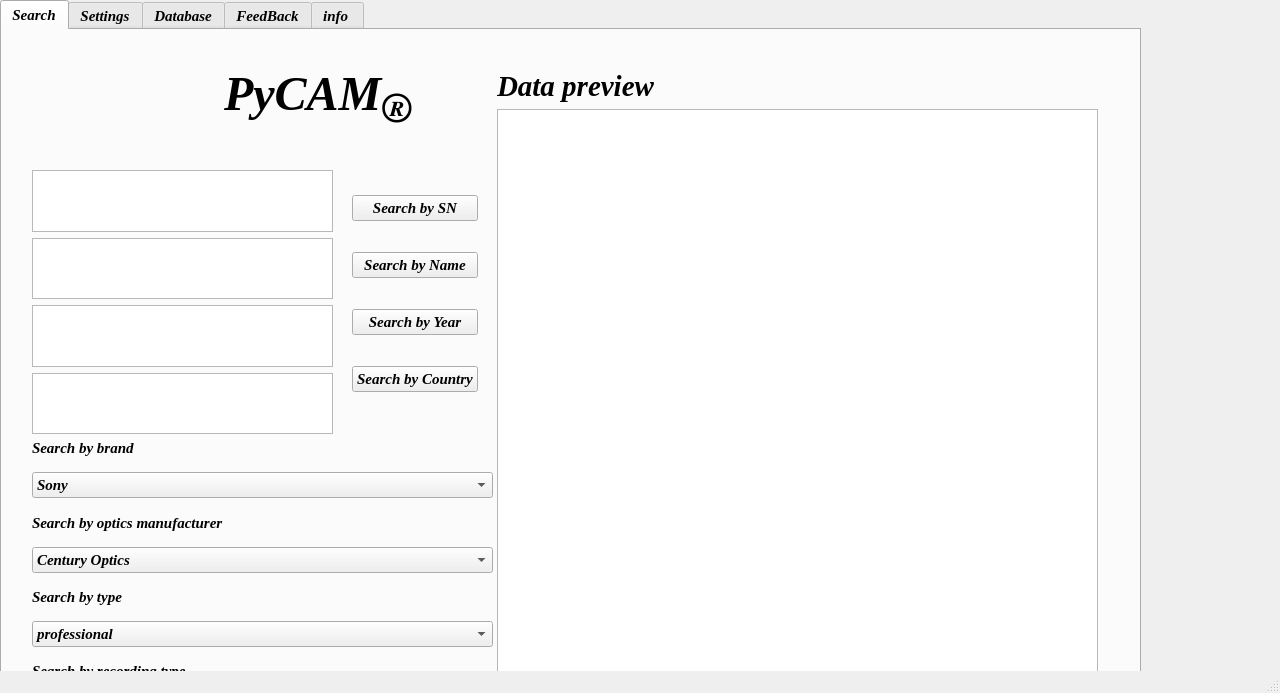
<?xml version="1.0" encoding="UTF-8"?>
<ui version="4.0">
 <class>MainWindow</class>
 <widget class="QMainWindow" name="MainWindow">
  <property name="geometry">
   <rect>
    <x>0</x>
    <y>0</y>
    <width>1280</width>
    <height>693</height>
   </rect>
  </property>
  <property name="sizePolicy">
   <sizepolicy hsizetype="Fixed" vsizetype="Fixed">
    <horstretch>0</horstretch>
    <verstretch>0</verstretch>
   </sizepolicy>
  </property>
  <property name="windowTitle">
   <string>MainWindow</string>
  </property>
  <widget class="QWidget" name="centralwidget">
   <widget class="QTabWidget" name="tabWidget">
    <property name="geometry">
     <rect>
      <x>0</x>
      <y>0</y>
      <width>1141</width>
      <height>751</height>
     </rect>
    </property>
    <property name="sizePolicy">
     <sizepolicy hsizetype="Fixed" vsizetype="Fixed">
      <horstretch>0</horstretch>
      <verstretch>0</verstretch>
     </sizepolicy>
    </property>
    <property name="minimumSize">
     <size>
      <width>1141</width>
      <height>751</height>
     </size>
    </property>
    <property name="maximumSize">
     <size>
      <width>1141</width>
      <height>751</height>
     </size>
    </property>
    <property name="font">
     <font>
      <family>Times New Roman</family>
      <pointsize>11</pointsize>
      <italic>true</italic>
      <bold>true</bold>
     </font>
    </property>
    <property name="currentIndex">
     <number>0</number>
    </property>
    <widget class="QWidget" name="tab">
     <attribute name="icon">
      <iconset resource="../../../PycharmProjects/PythonProject6/resources.qrc">
       <normaloff>:/find_search_locate_6201.png</normaloff>:/find_search_locate_6201.png</iconset>
     </attribute>
     <attribute name="title">
      <string>Search</string>
     </attribute>
     <widget class="QLabel" name="label">
      <property name="geometry">
       <rect>
        <x>170</x>
        <y>20</y>
        <width>57</width>
        <height>14</height>
       </rect>
      </property>
      <property name="text">
       <string/>
      </property>
     </widget>
     <widget class="QWidget" name="layoutWidget">
      <property name="geometry">
       <rect>
        <x>30</x>
        <y>140</y>
        <width>301</width>
        <height>264</height>
       </rect>
      </property>
      <layout class="QVBoxLayout" name="verticalLayout_3">
       <item>
        <widget class="QTextEdit" name="edit_sn"/>
       </item>
       <item>
        <widget class="QTextEdit" name="edit_name"/>
       </item>
       <item>
        <widget class="QTextEdit" name="edit_year"/>
       </item>
       <item>
        <widget class="QTextEdit" name="edit_country"/>
       </item>
      </layout>
     </widget>
     <widget class="QWidget" name="layoutWidget">
      <property name="geometry">
       <rect>
        <x>30</x>
        <y>0</y>
        <width>381</width>
        <height>130</height>
       </rect>
      </property>
      <layout class="QHBoxLayout" name="horizontalLayout">
       <item>
        <widget class="QLabel" name="icon">
         <property name="text">
          <string/>
         </property>
         <property name="pixmap">
          <pixmap resource="../../../PycharmProjects/PythonProject6/resources.qrc">:/camera_video_6242.png</pixmap>
         </property>
        </widget>
       </item>
       <item>
        <widget class="QLabel" name="app_name">
         <property name="font">
          <font>
           <family>Times New Roman</family>
           <pointsize>36</pointsize>
           <italic>true</italic>
           <bold>true</bold>
          </font>
         </property>
         <property name="text">
          <string>&lt;html&gt;&lt;head/&gt;&lt;body&gt;&lt;p&gt;&lt;span style=&quot; font-weight:700; font-style:italic;&quot;&gt;PyCAM&lt;/span&gt;&lt;span style=&quot; font-weight:700; font-style:italic; vertical-align:sub;&quot;&gt;Ⓡ&lt;/span&gt;&lt;/p&gt;&lt;/body&gt;&lt;/html&gt;</string>
         </property>
        </widget>
       </item>
      </layout>
     </widget>
     <widget class="QWidget" name="layoutWidget">
      <property name="geometry">
       <rect>
        <x>495</x>
        <y>40</y>
        <width>601</width>
        <height>641</height>
       </rect>
      </property>
      <layout class="QVBoxLayout" name="verticalLayout_5">
       <item>
        <widget class="QLabel" name="label_preview">
         <property name="font">
          <font>
           <family>Times New Roman</family>
           <pointsize>22</pointsize>
           <italic>true</italic>
           <bold>true</bold>
          </font>
         </property>
         <property name="text">
          <string>Data preview</string>
         </property>
        </widget>
       </item>
       <item>
        <widget class="QTableView" name="preview_datab"/>
       </item>
       <item>
        <widget class="QPushButton" name="full_search_btn">
         <property name="text">
          <string>FULL SEARCH!!!</string>
         </property>
         <property name="shortcut">
          <string>Return</string>
         </property>
        </widget>
       </item>
      </layout>
     </widget>
     <widget class="QWidget" name="layoutWidget">
      <property name="geometry">
       <rect>
        <x>30</x>
        <y>400</y>
        <width>461</width>
        <height>291</height>
       </rect>
      </property>
      <layout class="QVBoxLayout" name="verticalLayout_4">
       <item>
        <widget class="QLabel" name="brand_label">
         <property name="text">
          <string>Search by brand </string>
         </property>
        </widget>
       </item>
       <item>
        <widget class="QComboBox" name="brand_sp">
         <item>
          <property name="text">
           <string>Sony</string>
          </property>
         </item>
         <item>
          <property name="text">
           <string>Nikon</string>
          </property>
         </item>
         <item>
          <property name="text">
           <string>Panasonic</string>
          </property>
         </item>
         <item>
          <property name="text">
           <string>Leica</string>
          </property>
         </item>
         <item>
          <property name="text">
           <string>Samsung</string>
          </property>
         </item>
         <item>
          <property name="text">
           <string>Canon</string>
          </property>
         </item>
         <item>
          <property name="text">
           <string/>
          </property>
         </item>
        </widget>
       </item>
       <item>
        <widget class="QLabel" name="optics_label">
         <property name="text">
          <string>Search by optics manufacturer </string>
         </property>
        </widget>
       </item>
       <item>
        <widget class="QComboBox" name="optics_spi">
         <item>
          <property name="text">
           <string>Century Optics</string>
          </property>
         </item>
         <item>
          <property name="text">
           <string>Schneider-Kreuznach</string>
          </property>
         </item>
         <item>
          <property name="text">
           <string>Propriate</string>
          </property>
         </item>
         <item>
          <property name="text">
           <string>Leica</string>
          </property>
         </item>
         <item>
          <property name="text">
           <string>Optex</string>
          </property>
         </item>
        </widget>
       </item>
       <item>
        <widget class="QLabel" name="type_label">
         <property name="text">
          <string>Search by type </string>
         </property>
        </widget>
       </item>
       <item>
        <widget class="QComboBox" name="type_sp">
         <item>
          <property name="text">
           <string>professional</string>
          </property>
         </item>
         <item>
          <property name="text">
           <string>semi-professional</string>
          </property>
         </item>
         <item>
          <property name="text">
           <string>starter</string>
          </property>
         </item>
        </widget>
       </item>
       <item>
        <widget class="QLabel" name="rec_label">
         <property name="text">
          <string>Search by recording type</string>
         </property>
        </widget>
       </item>
       <item>
        <widget class="QComboBox" name="rec_sp">
         <item>
          <property name="text">
           <string>MiniDV</string>
          </property>
         </item>
         <item>
          <property name="text">
           <string>SD</string>
          </property>
         </item>
         <item>
          <property name="text">
           <string>Memory Stick</string>
          </property>
         </item>
         <item>
          <property name="text">
           <string>VHS</string>
          </property>
         </item>
         <item>
          <property name="text">
           <string>S-VHS</string>
          </property>
         </item>
         <item>
          <property name="text">
           <string>HI-8</string>
          </property>
         </item>
         <item>
          <property name="text">
           <string>Video-8</string>
          </property>
         </item>
        </widget>
       </item>
      </layout>
     </widget>
     <widget class="QWidget" name="layoutWidget">
      <property name="geometry">
       <rect>
        <x>350</x>
        <y>140</y>
        <width>126</width>
        <height>251</height>
       </rect>
      </property>
      <layout class="QVBoxLayout" name="verticalLayout_2">
       <item>
        <widget class="QPushButton" name="search_sn">
         <property name="text">
          <string>Search by SN</string>
         </property>
         <property name="shortcut">
          <string>1</string>
         </property>
        </widget>
       </item>
       <item>
        <widget class="QPushButton" name="search_name">
         <property name="text">
          <string>Search by Name</string>
         </property>
         <property name="shortcut">
          <string>2</string>
         </property>
        </widget>
       </item>
       <item>
        <widget class="QPushButton" name="search_year">
         <property name="text">
          <string>Search by Year</string>
         </property>
         <property name="shortcut">
          <string>3</string>
         </property>
        </widget>
       </item>
       <item>
        <widget class="QPushButton" name="search_country">
         <property name="text">
          <string>Search by Country</string>
         </property>
         <property name="shortcut">
          <string>4</string>
         </property>
        </widget>
       </item>
      </layout>
     </widget>
    </widget>
    <widget class="QWidget" name="tab_2">
     <attribute name="icon">
      <iconset resource="../../../PycharmProjects/PythonProject6/resources.qrc">
       <normaloff>:/folder_settings_tools_22597.png</normaloff>:/folder_settings_tools_22597.png</iconset>
     </attribute>
     <attribute name="title">
      <string>Settings</string>
     </attribute>
     <widget class="QLabel" name="tab_name1">
      <property name="geometry">
       <rect>
        <x>60</x>
        <y>20</y>
        <width>441</width>
        <height>61</height>
       </rect>
      </property>
      <property name="font">
       <font>
        <family>Times New Roman</family>
        <pointsize>48</pointsize>
        <italic>true</italic>
        <bold>true</bold>
       </font>
      </property>
      <property name="text">
       <string>App settings</string>
      </property>
     </widget>
     <widget class="QPushButton" name="hotkeys_btn">
      <property name="geometry">
       <rect>
        <x>60</x>
        <y>330</y>
        <width>161</width>
        <height>41</height>
       </rect>
      </property>
      <property name="font">
       <font>
        <family>Times New Roman</family>
        <pointsize>18</pointsize>
        <italic>false</italic>
        <bold>true</bold>
       </font>
      </property>
      <property name="text">
       <string>Change Hotkeys</string>
      </property>
     </widget>
     <widget class="QRadioButton" name="color_radio">
      <property name="geometry">
       <rect>
        <x>60</x>
        <y>180</y>
        <width>361</width>
        <height>31</height>
       </rect>
      </property>
      <property name="font">
       <font>
        <family>Times New Roman</family>
        <pointsize>18</pointsize>
        <italic>false</italic>
        <bold>true</bold>
       </font>
      </property>
      <property name="text">
       <string>Enable MacOS theme</string>
      </property>
     </widget>
     <widget class="QRadioButton" name="night_radio">
      <property name="geometry">
       <rect>
        <x>60</x>
        <y>100</y>
        <width>321</width>
        <height>21</height>
       </rect>
      </property>
      <property name="font">
       <font>
        <family>Times New Roman</family>
        <pointsize>18</pointsize>
        <italic>false</italic>
        <bold>true</bold>
       </font>
      </property>
      <property name="text">
       <string>Enable Fusion theme</string>
      </property>
     </widget>
     <widget class="QRadioButton" name="day_radio">
      <property name="geometry">
       <rect>
        <x>60</x>
        <y>140</y>
        <width>381</width>
        <height>21</height>
       </rect>
      </property>
      <property name="font">
       <font>
        <family>Times New Roman</family>
        <pointsize>18</pointsize>
        <italic>false</italic>
        <bold>true</bold>
       </font>
      </property>
      <property name="text">
       <string>Enable Windows theme</string>
      </property>
     </widget>
     <widget class="QComboBox" name="style_sp">
      <property name="geometry">
       <rect>
        <x>60</x>
        <y>280</y>
        <width>201</width>
        <height>22</height>
       </rect>
      </property>
      <item>
       <property name="text">
        <string>Times New Roman</string>
       </property>
      </item>
      <item>
       <property name="text">
        <string>Helvetica</string>
       </property>
      </item>
      <item>
       <property name="text">
        <string>Courier New</string>
       </property>
      </item>
      <item>
       <property name="text">
        <string>Arial</string>
       </property>
      </item>
      <item>
       <property name="text">
        <string>Palatino</string>
       </property>
      </item>
      <item>
       <property name="text">
        <string>Cooper</string>
       </property>
      </item>
     </widget>
     <widget class="QSpinBox" name="size_spin">
      <property name="geometry">
       <rect>
        <x>60</x>
        <y>240</y>
        <width>51</width>
        <height>22</height>
       </rect>
      </property>
     </widget>
     <widget class="QLabel" name="style_label">
      <property name="geometry">
       <rect>
        <x>300</x>
        <y>280</y>
        <width>251</width>
        <height>21</height>
       </rect>
      </property>
      <property name="font">
       <font>
        <family>Times New Roman</family>
        <pointsize>18</pointsize>
        <italic>false</italic>
        <bold>true</bold>
       </font>
      </property>
      <property name="text">
       <string>Set text style</string>
      </property>
     </widget>
     <widget class="QLabel" name="size_label">
      <property name="geometry">
       <rect>
        <x>150</x>
        <y>240</y>
        <width>241</width>
        <height>16</height>
       </rect>
      </property>
      <property name="font">
       <font>
        <family>Times New Roman</family>
        <pointsize>18</pointsize>
        <italic>false</italic>
        <bold>true</bold>
       </font>
      </property>
      <property name="text">
       <string>Set text size</string>
      </property>
     </widget>
    </widget>
    <widget class="QWidget" name="tab_4">
     <attribute name="icon">
      <iconset resource="../../../PycharmProjects/PythonProject6/resources.qrc">
       <normaloff>:/database_data_20916.png</normaloff>:/database_data_20916.png</iconset>
     </attribute>
     <attribute name="title">
      <string>Database</string>
     </attribute>
     <layout class="QVBoxLayout" name="verticalLayout">
      <item>
       <widget class="QLabel" name="tab_name3">
        <property name="font">
         <font>
          <family>Times New Roman</family>
          <pointsize>28</pointsize>
          <italic>true</italic>
          <bold>true</bold>
         </font>
        </property>
        <property name="text">
         <string>DATABASE STATUS</string>
        </property>
       </widget>
      </item>
      <item>
       <widget class="QLabel" name="warning_label">
        <property name="font">
         <font>
          <family>Times New Roman</family>
          <pointsize>16</pointsize>
          <italic>true</italic>
          <bold>true</bold>
         </font>
        </property>
        <property name="text">
         <string>Use if you know what you're doing only!!!</string>
        </property>
       </widget>
      </item>
      <item>
       <widget class="QTableView" name="db_show"/>
      </item>
      <item>
       <widget class="QPushButton" name="add_btn">
        <property name="text">
         <string>Add</string>
        </property>
        <property name="icon">
         <iconset resource="../../../PycharmProjects/PythonProject6/resources.qrc">
          <normaloff>:/upload_server_icon-icons.com_76732.png</normaloff>:/upload_server_icon-icons.com_76732.png</iconset>
        </property>
        <property name="shortcut">
         <string>A</string>
        </property>
       </widget>
      </item>
      <item>
       <widget class="QPushButton" name="del_btn">
        <property name="text">
         <string>Delete</string>
        </property>
        <property name="icon">
         <iconset resource="../../../PycharmProjects/PythonProject6/resources.qrc">
          <normaloff>:/document_delete_256_icon-icons.com_75995.png</normaloff>:/document_delete_256_icon-icons.com_75995.png</iconset>
        </property>
        <property name="shortcut">
         <string>D</string>
        </property>
       </widget>
      </item>
     </layout>
    </widget>
    <widget class="QWidget" name="tab_5">
     <attribute name="icon">
      <iconset resource="../../../PycharmProjects/PythonProject6/resources.qrc">
       <normaloff>:/e_mail_15481.png</normaloff>:/e_mail_15481.png</iconset>
     </attribute>
     <attribute name="title">
      <string>FeedBack</string>
     </attribute>
     <widget class="QLabel" name="tab_name4">
      <property name="geometry">
       <rect>
        <x>30</x>
        <y>10</y>
        <width>581</width>
        <height>81</height>
       </rect>
      </property>
      <property name="font">
       <font>
        <family>Times New Roman</family>
        <pointsize>64</pointsize>
        <italic>true</italic>
        <bold>true</bold>
       </font>
      </property>
      <property name="text">
       <string>Contact me</string>
      </property>
     </widget>
     <widget class="QPushButton" name="email_btn">
      <property name="geometry">
       <rect>
        <x>30</x>
        <y>110</y>
        <width>251</width>
        <height>26</height>
       </rect>
      </property>
      <property name="text">
       <string>Send me an E-mail</string>
      </property>
      <property name="shortcut">
       <string>E</string>
      </property>
     </widget>
     <widget class="QPushButton" name="GitHub_btn">
      <property name="geometry">
       <rect>
        <x>30</x>
        <y>160</y>
        <width>251</width>
        <height>26</height>
       </rect>
      </property>
      <property name="text">
       <string>My GitHub</string>
      </property>
      <property name="shortcut">
       <string>G</string>
      </property>
     </widget>
     <widget class="QPushButton" name="site_btn">
      <property name="geometry">
       <rect>
        <x>30</x>
        <y>210</y>
        <width>251</width>
        <height>26</height>
       </rect>
      </property>
      <property name="text">
       <string>PyCAM site</string>
      </property>
      <property name="shortcut">
       <string>P</string>
      </property>
     </widget>
    </widget>
    <widget class="QWidget" name="tab_3">
     <attribute name="icon">
      <iconset resource="../../../PycharmProjects/PythonProject6/resources.qrc">
       <normaloff>:/info_1337.png</normaloff>:/info_1337.png</iconset>
     </attribute>
     <attribute name="title">
      <string>info </string>
     </attribute>
     <widget class="QListWidget" name="README_sp">
      <property name="geometry">
       <rect>
        <x>20</x>
        <y>100</y>
        <width>591</width>
        <height>381</height>
       </rect>
      </property>
     </widget>
     <widget class="QLabel" name="tab_name2">
      <property name="geometry">
       <rect>
        <x>30</x>
        <y>20</y>
        <width>531</width>
        <height>51</height>
       </rect>
      </property>
      <property name="font">
       <font>
        <family>Times New Roman</family>
        <pointsize>48</pointsize>
        <italic>true</italic>
        <bold>true</bold>
       </font>
      </property>
      <property name="text">
       <string>App Information</string>
      </property>
     </widget>
     <widget class="QLabel" name="PyCAM_label">
      <property name="geometry">
       <rect>
        <x>30</x>
        <y>600</y>
        <width>301</width>
        <height>16</height>
       </rect>
      </property>
      <property name="text">
       <string>PyCAM COPYRIGHT 2026</string>
      </property>
     </widget>
    </widget>
   </widget>
  </widget>
  <widget class="QMenuBar" name="menubar">
   <property name="geometry">
    <rect>
     <x>0</x>
     <y>0</y>
     <width>1280</width>
     <height>21</height>
    </rect>
   </property>
  </widget>
  <widget class="QStatusBar" name="statusbar"/>
 </widget>
 <resources>
  <include location="../../../PycharmProjects/PythonProject6/resources.qrc"/>
 </resources>
 <connections/>
</ui>
